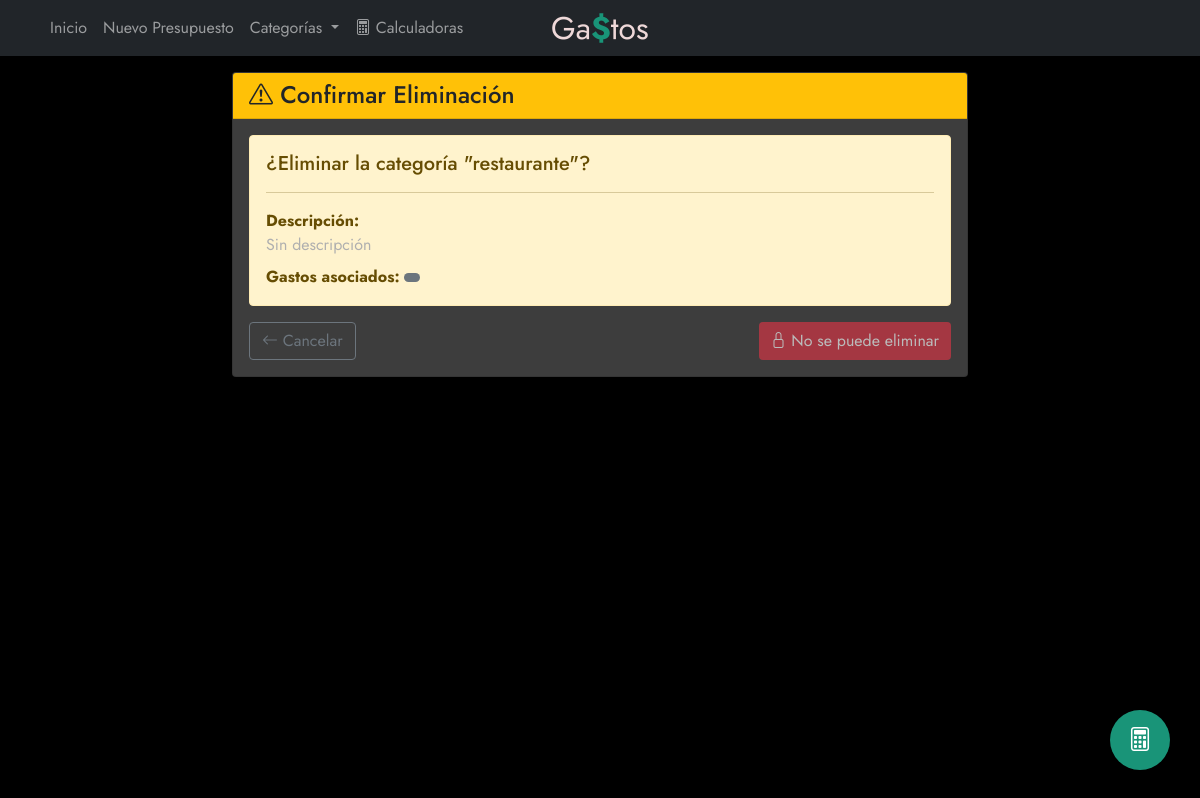
Page /categoria/1/eliminar/ on the earlier database version.
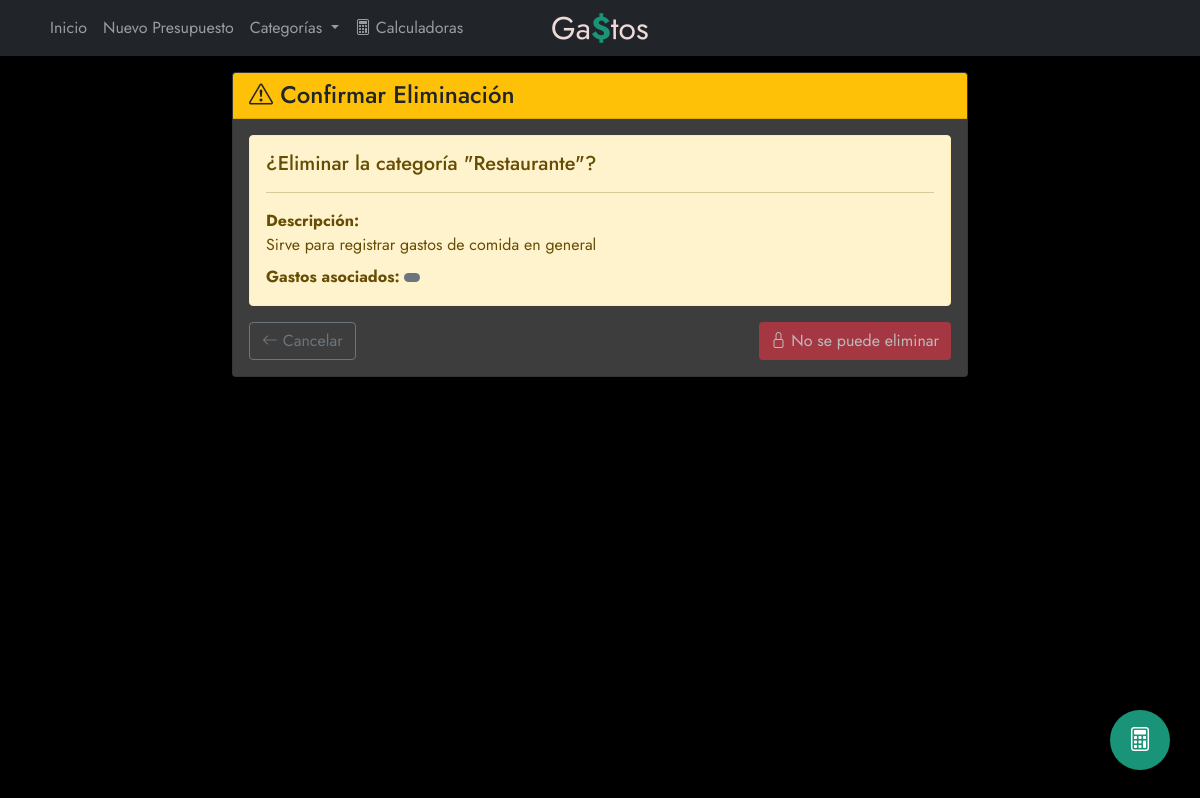
Same page on the later database version.
### presupuestos/models.py (models this page shows, shortened)
class Categoria(models.Model):
    nombre = models.CharField(max_length=100)
    descripcion = models.TextField(blank=True, null=True)

### presupuestos/views.py (the view, shortened to what this page needs)
# urls.py: path('categoria/<int:pk>/eliminar/', views.CategoriaDeleteView.as_view(), name='eliminar_categoria'),
class CategoriaDeleteView(DeleteView):
    model = Categoria
    template_name = 'presupuestos/categoria_confirm_delete.html'
    success_url = reverse_lazy('presupuestos:listar_categorias')

### presupuestos/templates/presupuestos/categoria_confirm_delete.html (shortened to what this page needs)
{% extends 'presupuestos/base.html' %}
{% block content %}
<div class="row justify-content-center">
    <div class="col-lg-8">
        <div class="card">
            <div class="card-header bg-warning text-dark">
                <h4 class="mb-0">
                    <i class="bi bi-exclamation-triangle"></i> Confirmar Eliminación
                </h4>
            </div>
            <div class="card-body">
                <div class="alert alert-warning">
                    <h5 class="alert-heading">¿Eliminar la categoría "{{ object.nombre }}"?</h5>
                    <hr>
                    <div class="mb-2">
                        <strong>Descripción:</strong>
                        <p class="mb-0">{% if object.descripcion %}{{ object.descripcion }}{% else %}<span class="text-muted">Sin descripción</span>{% endif %}</p>
                    </div>
                    <div class="mb-0">
                        <strong>Gastos asociados:</strong>
                        <span class="badge {% if object.gastos_count > 0 %}bg-danger{% else %}bg-secondary{% endif %} rounded-pill">
                        </span>
                    </div>
                </div>
                <form method="post">
                    <div class="d-flex justify-content-between">
                        <a href="{% url 'presupuestos:listar_categorias' %}" class="btn btn-outline-secondary">
                            <i class="bi bi-arrow-left"></i> Cancelar
                        </a>
                        {% if object.gastos_count == 0 %}
                        <button type="submit" class="btn btn-danger">
                            <i class="bi bi-trash"></i> Confirmar Eliminación
                        </button>
                        {% else %}
                        <button type="button" class="btn btn-danger" disabled>
                            <i class="bi bi-lock"></i> No se puede eliminar
                        </button>
                        {% endif %}
                    </div>
                </form>
            </div>
        </div>
    </div>
</div>
{% endblock %}

Differences in the rows shown:
changed Categoria: nombre "restaurante" → "Restaurante"; descripcion (not shown) → "Sirve para registrar gastos de comida en general"
Other differences:
text no longer shown: "Sin descripción"
